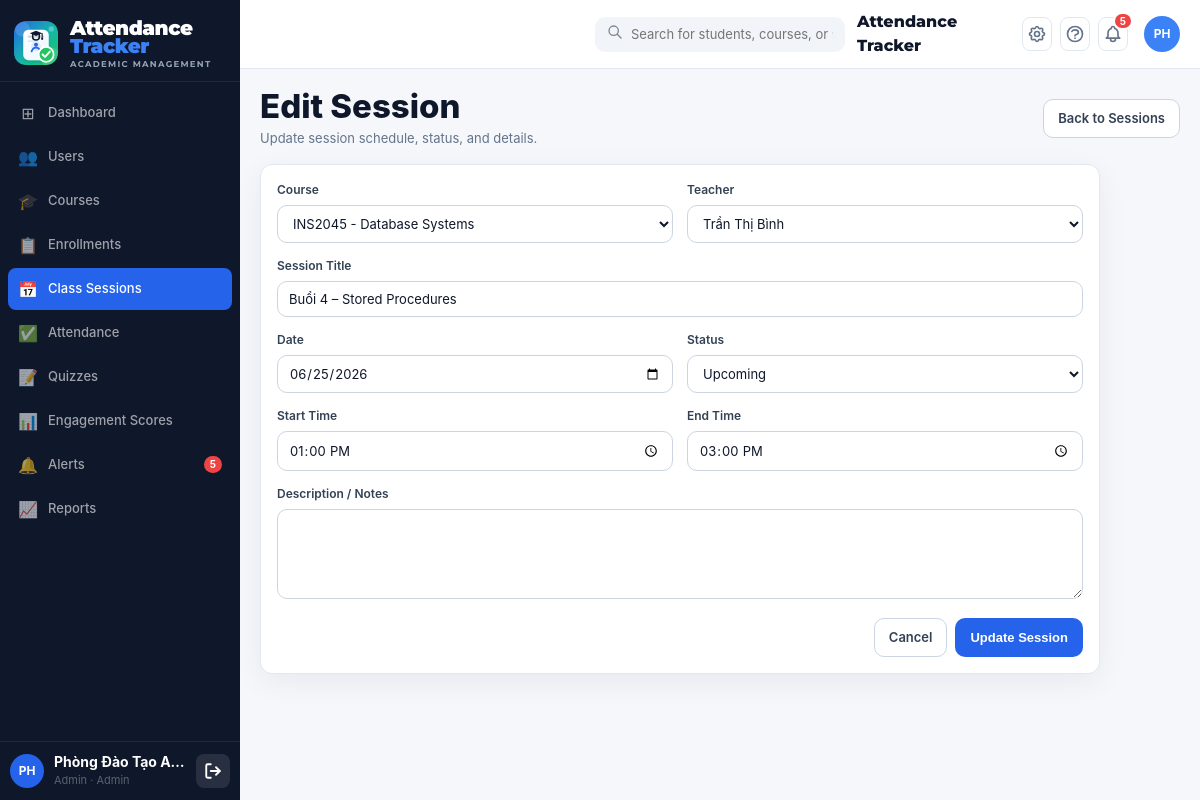
The app's page /public/index.php?page=admin_session_edit&id=9 (signed in) with its own data.
### tables this page shows
CREATE TABLE IF NOT EXISTS `class_sessions` (
    `id`           INT UNSIGNED NOT NULL AUTO_INCREMENT,
    `course_id`    INT UNSIGNED NOT NULL,
    `teacher_id`   INT UNSIGNED NOT NULL,
    `session_date` DATE         NOT NULL,
    `start_time`   TIME         NOT NULL,
    `end_time`     TIME         NOT NULL,
    `title`        VARCHAR(200) DEFAULT NULL,
    `description`  TEXT         DEFAULT NULL,
    `location`     VARCHAR(100) DEFAULT NULL,
    `status`       ENUM('upcoming','active','ended') NOT NULL DEFAULT 'upcoming',
    `notes`        TEXT         DEFAULT NULL,
    `created_at`   DATETIME     NOT NULL DEFAULT CURRENT_TIMESTAMP,
    `updated_at`   DATETIME     NOT NULL DEFAULT CURRENT_TIMESTAMP ON UPDATE CURRENT_TIMESTAMP,
    PRIMARY KEY (`id`),
    INDEX `idx_cs_course`  (`course_id`),
    INDEX `idx_cs_date`    (`session_date`),
    INDEX `idx_cs_status`  (`status`),
    CONSTRAINT `fk_cs_course`   FOREIGN KEY (`course_id`)  REFERENCES `courses`(`id`) ON DELETE CASCADE,
    CONSTRAINT `fk_cs_teacher`  FOREIGN KEY (`teacher_id`) REFERENCES `users`(`id`)
);

CREATE TABLE IF NOT EXISTS `courses` (
    `id`                       INT UNSIGNED  NOT NULL AUTO_INCREMENT,
    `course_code`              VARCHAR(20)   NOT NULL,
    `course_name`              VARCHAR(150)  NOT NULL,
    `credits`                  TINYINT       NOT NULL DEFAULT 3,
    `semester`                 VARCHAR(20)   NOT NULL   COMMENT 'VD: 2025-2',
    `room`                     VARCHAR(50)   DEFAULT NULL,
    `schedule_info`            VARCHAR(200)  DEFAULT NULL COMMENT 'VD: Thứ 5, 07:30-09:30',
    `absence_threshold`        INT           NOT NULL DEFAULT 3
                               COMMENT 'Số buổi vắng tối đa – vượt ngưỡng thì tạo alert low_attendance',
    `low_engagement_threshold` DECIMAL(5,2)  NOT NULL DEFAULT 40.00
                               COMMENT 'Ngưỡng engagement_index (0-100) – thấp hơn thì tạo alert low_engagement',
    `attend_score`             DECIMAL(4,2)  NOT NULL DEFAULT 2.00
                               COMMENT 'Điểm mặc định/fallback mỗi lần điểm danh đúng giờ',
    `quiz_correct_score`       DECIMAL(4,2)  NOT NULL DEFAULT 2.00
                               COMMENT 'Điểm mặc định/fallback mỗi câu quiz đúng',
    `discussion_score`         DECIMAL(4,2)  NOT NULL DEFAULT 1.00
                               COMMENT 'Điểm mặc định/fallback mỗi lần tham gia thảo luận',
    `is_active`                TINYINT(1)    NOT NULL DEFAULT 1,
    `created_at`               DATETIME      NOT NULL DEFAULT CURRENT_TIMESTAMP,
    `updated_at`               DATETIME      NOT NULL DEFAULT CURRENT_TIMESTAMP ON UPDATE CURRENT_TIMESTAMP,
    PRIMARY KEY (`id`),
    UNIQUE KEY `uq_course_semester` (`course_code`, `semester`),
    INDEX `idx_semester`  (`semester`),
    INDEX `idx_is_active` (`is_active`)
);

CREATE TABLE IF NOT EXISTS `users` (
    `id`            INT UNSIGNED NOT NULL AUTO_INCREMENT,
    `full_name`     VARCHAR(100) NOT NULL,
    `email`         VARCHAR(100) NOT NULL,
    `password_hash` VARCHAR(255) NOT NULL,
    `role`          ENUM('admin','teacher','student') NOT NULL DEFAULT 'student',
    `student_code`  VARCHAR(20)  DEFAULT NULL COMMENT 'Mã sinh viên – NULL nếu không phải student',
    `phone`         VARCHAR(20)  DEFAULT NULL,
    `avatar`        VARCHAR(255) DEFAULT NULL,
    `is_active`     TINYINT(1)   NOT NULL DEFAULT 1,
    `created_at`    DATETIME     NOT NULL DEFAULT CURRENT_TIMESTAMP,
    `updated_at`    DATETIME     NOT NULL DEFAULT CURRENT_TIMESTAMP ON UPDATE CURRENT_TIMESTAMP,
    PRIMARY KEY (`id`),
    UNIQUE KEY `uq_email` (`email`),
    UNIQUE KEY `uq_student_code` (`student_code`),
    INDEX `idx_role`      (`role`),
    INDEX `idx_is_active` (`is_active`)
);

### controllers/session_controller.php (called while the page is built, shortened)
<?php
require_once __DIR__ . '/../models/class_session_model.php';
class SessionController
{
    private ClassSessionModel $model;
    public function __construct()
    {
        $this->model = new ClassSessionModel();
    }
    public function edit(): void
    {
        $id = (int)($_GET['id'] ?? 0);
        $row = $this->model->getSessionById($id);
        $formAction = APP_URL . '/index.php?page=admin_session_edit&id=' . $id;
        $courses = $this->model->getCourseOptions();
        $teachers = $this->model->getTeacherOptions();
        $session = [
            'course_id' => (string)$row['course_id'],
            'teacher_id' => (string)$row['teacher_id'],
            'title' => (string)($row['title'] ?? ''),
            'session_date' => (string)$row['session_date'],
            'start_time' => substr((string)$row['start_time'], 0, 5),
            'end_time' => substr((string)$row['end_time'], 0, 5),
            'status' => (string)$row['status'],
            'notes' => (string)($row['notes'] ?? ''),
        ];
        require APP_ROOT . '/views/admin/sessions/edit.php';
    }
}

### config/database.php (called while the page is built, shortened)
<?php
class Database
{
    private static ?Database $instance = null;
    private PDO $pdo;
    private function __construct()
    {
        $dsn = sprintf(
            'mysql:host=%s;port=%s;dbname=%s;charset=%s',
            DB_HOST, DB_PORT, DB_NAME, DB_CHARSET
        );
        $options = [
            PDO::ATTR_ERRMODE            => PDO::ERRMODE_EXCEPTION,
            PDO::ATTR_DEFAULT_FETCH_MODE => PDO::FETCH_ASSOC,
            PDO::ATTR_EMULATE_PREPARES   => false,
        ];
        try {
            $this->pdo = new PDO($dsn, DB_USER, DB_PASS, $options);
        } catch (PDOException $e) {
            if (APP_ENV === 'development') {
                die('<h3 style="color:red">Database Error: ' . $e->getMessage() . '</h3>');
            } else {
                die('<h3>Lỗi hệ thống. Vui lòng thử lại sau.</h3>');
            }
        }
    }
    public static function getInstance(): Database
    {
        if (self::$instance === null) {
            self::$instance = new self();
        }
        return self::$instance;
    }
    public function getConnection(): PDO
    {
        return $this->pdo;
    }
}

### models/class_session_model.php (called while the page is built, shortened)
<?php
require_once __DIR__ . '/../config/database.php';
class ClassSessionModel
{
    private PDO $db;
    public function __construct()
    {
        $this->db = Database::getInstance()->getConnection();
    }
    public function getCourseOptions(): array
    {
        $stmt = $this->db->query(
            "SELECT id, course_code, course_name
             FROM courses
             WHERE is_active = 1
             ORDER BY course_code ASC"
        );
        return $stmt->fetchAll(PDO::FETCH_ASSOC);
    }
    public function getTeacherOptions(): array
    {
        $stmt = $this->db->query(
            "SELECT id, full_name, email
             FROM users
             WHERE role='teacher' AND is_active=1
             ORDER BY full_name ASC"
        );
        return $stmt->fetchAll(PDO::FETCH_ASSOC);
    }
    public function getSessionById(int $id): ?array
    {
        $stmt = $this->db->prepare("SELECT * FROM class_sessions WHERE id = ?");
        $stmt->execute([$id]);
        $row = $stmt->fetch(PDO::FETCH_ASSOC);
        return $row ?: null;
    }
}

### views/admin/sessions/edit.php (the view, shortened to what this page needs)
<?php
require APP_ROOT . '/views/layouts/header.php';
?>
<div class="admin-page-title">
  <div class="left">
    <h1>Edit Session</h1>
    <p>Update session schedule, status, and details.</p>
  </div>
  <a class="btn btn-outline" href="<?= APP_URL ?>/index.php?page=admin_sessions">Back to Sessions</a>
</div>
<div class="card" style="padding:16px;max-width:840px">
  <form method="post" action="<?= $formAction ?>">
    <div class="form-grid">
      <div class="form-group">
        <label>Course</label>
        <select name="course_id" required>
          <?php foreach ($courses as $course): ?>
            <option value="<?= (int)$course['id'] ?>" <?= (string)$session['course_id'] === (string)$course['id'] ? 'selected' : '' ?>>
              <?= htmlspecialchars($course['course_code']) ?> - <?= htmlspecialchars($course['course_name']) ?>
            </option>
          <?php endforeach; ?>
        </select>
      </div>
      <div class="form-group">
        <label>Teacher</label>
        <select name="teacher_id" required>
          <?php foreach ($teachers as $teacher): ?>
            <option value="<?= (int)$teacher['id'] ?>" <?= (string)$session['teacher_id'] === (string)$teacher['id'] ? 'selected' : '' ?>>
              <?= htmlspecialchars($teacher['full_name']) ?>
            </option>
          <?php endforeach; ?>
        </select>
      </div>
    </div>
    <div class="form-group">
      <label>Session Title</label>
      <input type="text" name="title" value="<?= htmlspecialchars($session['title']) ?>" placeholder="Session title">
    </div>
    <div class="form-grid">
      <div class="form-group">
        <label>Date</label>
        <input type="date" name="session_date" value="<?= htmlspecialchars($session['session_date']) ?>" required>
      </div>
      <div class="form-group">
        <label>Status</label>
        <select name="status">
          <option value="upcoming" <?= $session['status'] === 'upcoming' ? 'selected' : '' ?>>Upcoming</option>
        </select>
      </div>
    </div>
    <div class="form-grid">
      <div class="form-group">
        <label>Start Time</label>
        <input type="time" name="start_time" value="<?= htmlspecialchars($session['start_time']) ?>" required>
      </div>
      <div class="form-group">
        <label>End Time</label>
        <input type="time" name="end_time" value="<?= htmlspecialchars($session['end_time']) ?>" required>
      </div>
    </div>
    <div class="form-group">
      <label>Description / Notes</label>
      <textarea name="notes"><?= htmlspecialchars($session['notes']) ?></textarea>
    </div>
    <div style="display:flex;justify-content:flex-end;gap:8px">
      <a href="<?= APP_URL ?>/index.php?page=admin_sessions" class="btn btn-outline">Cancel</a>
      <button type="submit" class="btn btn-primary">Update Session</button>
    </div>
  </form>
</div>
<?php require APP_ROOT . '/views/layouts/footer.php'; ?>

### public/assets/css/style.css (style rules this page uses)
:root { --primary: #2563eb; --primary-dark: #1d4ed8; --primary-soft: #eff6ff; --sidebar-bg: #0f172a; --text: #0f172a; --text-muted: #64748b; --line: #e2e8f0; --bg: #f5f7fb; --card: #ffffff; --success: #10b981; --warning: #f59e0b; --danger: #ef4444; --radius: 12px; --shadow: 0 8px 30px rgba(15, 23, 42, 0.06); }
*, *::before, *::after { box-sizing: border-box; }
body { margin: 0; font-family: "Inter", "Segoe UI", system-ui, sans-serif; background: var(--bg); color: var(--text); font-size: 14px; line-height: 1.5; }
a { color: inherit; }
.card { background: var(--card); border: 1px solid var(--line); border-radius: var(--radius); box-shadow: var(--shadow); }
.btn { display: inline-flex; align-items: center; justify-content: center; gap: 8px; border-radius: 10px; border: 1px solid transparent; padding: 9px 14px; cursor: pointer; text-decoration: none; font-weight: 600; font-size: 13px; transition: all 0.18s ease; }
.btn-primary { background: var(--primary); color: #fff; }
.btn-outline { border-color: #cbd5e1; color: #334155; background: #fff; }
.form-grid { display: grid; grid-template-columns: repeat(2, minmax(0, 1fr)); gap: 14px; }
.form-group { margin-bottom: 14px; }
.form-group label { display: block; margin-bottom: 6px; font-size: 12px; font-weight: 600; color: #334155; }
input[type="text"], input[type="email"], input[type="password"], input[type="date"], input[type="time"], input[type="number"], select, textarea { width: 100%; border: 1px solid #cbd5e1; border-radius: 10px; padding: 9px 11px; outline: none; font-size: 13px; font-family: inherit; color: #0f172a; background: #fff; transition: border-color 0.18s ease, box-shadow 0.18s ease; }
textarea { min-height: 90px; resize: vertical; }
.admin-page-title { display: flex; align-items: center; justify-content: space-between; gap: 14px; margin-bottom: 16px; }
.admin-page-title .left h1 { margin: 0 0 4px; font-size: 33px; font-weight: 800; line-height: 1.08; }
.admin-page-title .left p { margin: 0; color: var(--text-muted); font-size: 13px; }

### records on screen
class_sessions: course_id "INS2045 - Database Systems", teacher_id "Trần Thị Bình", title "Buổi 4 – Stored Procedures", session_date "06/25/2026", status "Upcoming"

### other values on screen
$item['icon'] "⊞"
$item['label'] "Dashboard"
$item['icon'] "👥"
$item['label'] "Users"
$item['icon'] "🎓"
$item['label'] "Courses"
$item['icon'] "📋"
$item['label'] "Enrollments"
$item['icon'] "📅"
$item['label'] "Class Sessions"
$item['icon'] "✅"
$item['label'] "Attendance"
$item['icon'] "📝"
$item['label'] "Quizzes"
$item['icon'] "📊"
